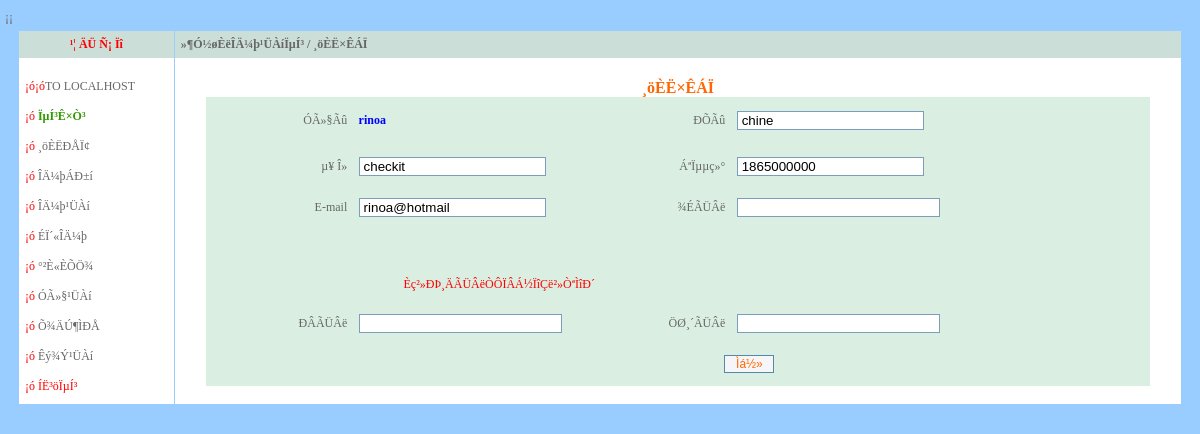
Page /editProfile.php (signed in) on the committed database.
### tables this page shows
CREATE TABLE `user` (
  `id` bigint(20) NOT NULL AUTO_INCREMENT,
  `userName` varchar(10) NOT NULL DEFAULT '',
  `password` char(32) NOT NULL,
  `chineseName` varchar(20) DEFAULT NULL,
  `company` varchar(50) DEFAULT NULL,
  `phoneNumber` varchar(20) DEFAULT NULL,
  `userRight` varchar(20) DEFAULT NULL,
  `secretKey` varchar(32) DEFAULT NULL,
  `emailAddr` varchar(30) DEFAULT NULL,
  PRIMARY KEY (`id`)
);

### editProfile.php (the view, shortened to what this page needs)
<?
$title = "¸öÈË×ÊÁÏ";
$thisprog = "editProfile.php";
require ("global.php");
$query = "SELECT * FROM user WHERE userName='$_SESSION[userName]'";
$users = mysql_query($query) or die('Query failed: ' . mysql_error());
if ($users == 0) {
	echo ("<script>alert('There is no user, please check the user name.');window.history.back();</script>");
	exit ();
} else {
	$line = mysql_fetch_array($users, MYSQL_ASSOC);
}
print "<tr><td bgcolor=#CBDED8 colspan=3><b>$xtm/ $title</b> </td></tr>";
print<<<EOT
    <tr><td bgcolor=#ffffff colspan=3>
    <br> <center><font color="#FF6600" size="3" face="verdana"><b>$title</b></font>
    <form action=$thisprog?action=edit method=POST>
    <table border="0" width="95%" cellspacing="1" cellpadding="0" bgcolor="#DAEFE1" height="289">
  <tr>
    <td width="15%" align="center" height="45"><div align="right">ÓÃ»§Ãû</div></td>
    <td width="1%" align="center">&nbsp;</td>
    <td width="30%" align="center" height="45"><div align="left"><strong><font color="#0000FF">$line[userName]</font></strong>    </div></td>
    <td width="9%" height="45" align="center"><div align="right">ÐÕÃû</div></td>
    <td width="1%" align="center">&nbsp;</td>
    <td width="44%" height="45" colspan="3" align="center"><div align="left">
      <div align="left"><input type=text name="chineseName" size=20 maxlength=25 value=$line[chineseName] ></div>
    </div></td>
  </tr>
  <tr>
    <td align="center" height="45"><div align="right">µ¥ Î»</div></td>
    <td align="center">&nbsp;</td>
    <td align="center" height="45"><div align="left"><input type=text name="userCompany" nsize=20 value=$line[company]></div></td>
    <td height="45" align="center"><div align="right">ÁªÏµµç»°</div></td>
    <td align="center">&nbsp;</td>
    <td height="45" colspan="3" align="center"><div align="left">
      <input type=text name="usertel" size=20 value=$line[phoneNumber]>
    </div></td>
  </tr>
  <tr>
    <td align="center"><div align="right">E-mail</div></td>
    <td align="center">&nbsp;</td>
    <td height="35" align="center"><div align="left">
      <input type=text name="email" size=20 maxlength=25 value=$line[emailAddr] >
    </div></td>
        <td height="35" align="center"><div align="right">¾ÉÃÜÂë</div></td>
        <td align="center">&nbsp;</td>
        <td height="35" colspan="3" align="center"><div align="left">
      <input type="password" name="password" size=22>
    </div></td>
  </tr>
  <tr>
    <td align="center">&nbsp;</td>
    <td align="center">&nbsp;</td>
    <td height="38" align="center">&nbsp;</td>
    <td height="38" align="center">&nbsp;</td>
    <td align="center">&nbsp;</td>
    <td height="38" colspan="3" align="center">&nbsp;</td>
  </tr>
  <tr>
    <td align="center">&nbsp;</td>
    <td align="center">&nbsp;</td>
    <td height="38" align="center"><font color="red">Èç²»ÐÞ¸ÄÃÜÂëÒÔÏÂÁ½ÏîÇë²»ÒªÌîÐ´</font></td>
    <td height="38" align="center">&nbsp;</td>
    <td align="center">&nbsp;</td>
    <td height="38" colspan="3" align="center">&nbsp;</td>
  </tr>
  <tr>
    <td align="center"><div align="right">ÐÂÃÜÂë</div></td>
    <td align="center">&nbsp;</td>
    <td height="38" align="center"><div align="left">
      <input name="newpwd" size=22 type="password" maxlength=16 title=6-16¸ö×Ö·û>
    </div></td>
    <td height="38" align="center"><div align="right">ÖØ¸´ÃÜÂë</div></td>
    <td align="center">&nbsp;</td>
    <td height="38" colspan="3" align="center"><div align="left">
      <input name="newpwd1" size=22 type="password" maxlength=16 title=6-16¸ö×Ö·û>
    </div></td>
  </tr>
  <tr>
    <td height="42" align="right"></td>
    <td align="right"></td>
    <td height="10" colspan="4" align="left"><div align="center">
      <input type=Submit class=button name=Submit value="Ìá½»">
      &nbsp;&nbsp;</div></td>
  </tr>
</table>
</form>
EOT;
print "</td></tr></table></body></html>";
exit;

### images/cs.css (style rules this page uses)
body { font-size: 12px; color: #666666; font-family: ����; line-height:200%; scrollbar-face-color: #e8e7e7; scrollbar-highlight-color: #ffffff; scrollbar-shadow-color: #ffffff; scrollbar-3dlight-color: #cccccc; scrollbar-arrow-color: #ff6600; scrollbar-track-color: #EFEFEF; scrollbar-darkshadow-color: #b2b2b2; scrollbar-base-color: #000000 }
TABLE { FONT-FAMILY: ����; FONT-SIZE: 9pt }
INPUT { BORDER-RIGHT: #7b9ebd 1px solid; PADDING-RIGHT: 4px; BORDER-TOP: #7b9ebd 1px solid; PADDING-LEFT: 4px; PADDING-BOTTOM: 1px; BORDER-LEFT: #7b9ebd 1px solid; PADDING-TOP: 1px; BORDER-BOTTOM: #7b9ebd 1px solid; BACKGROUND-COLOR: #ffffff }
.button { height: 18px; width: 50px; background-color: #f6f6f9; background-image: url(''); background-repeat: repeat; background-attachment: scroll; color: #ff6600; font-size: 9pt; border: 1px solid #5589AA; background-position: 0% }

### rows in the picture
user: userName "rinoa", chineseName "chine", userCompany "checkit", usertel "1865000000", email "rinoa@hotmail"

### other values in the picture
$xtm "»¶Ó­½øÈëÎÄ¼þ¹ÜÀíÏµÍ³"
$title "¸öÈË×ÊÁÏ"
